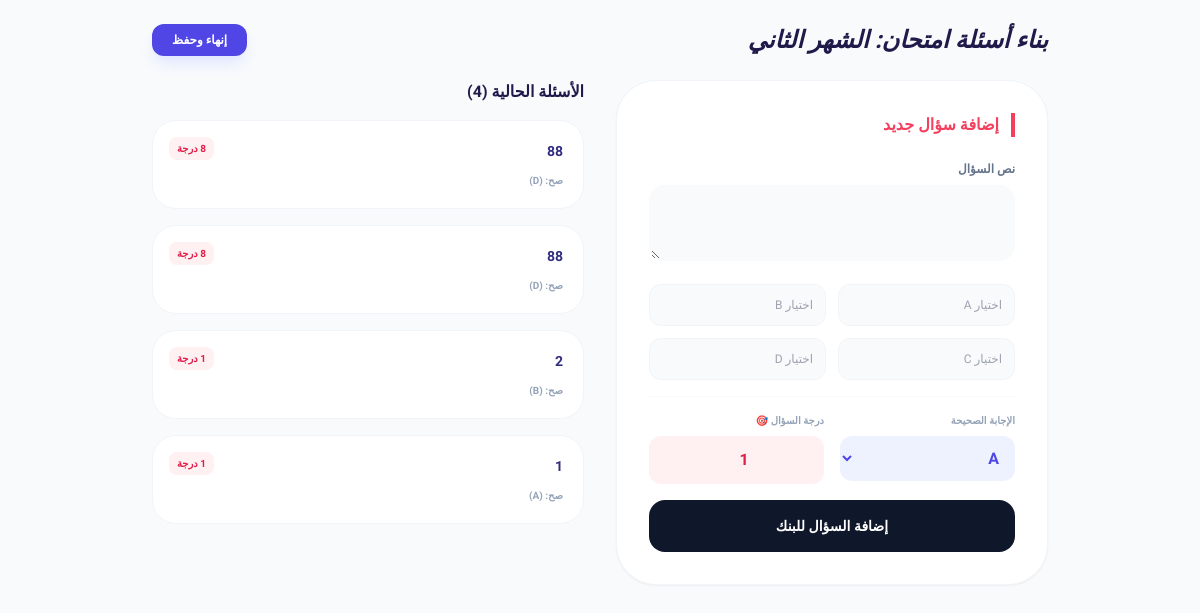
The app's page /dashboard/add_questions.php?exam_id=2 (signed in) with its own data.
### tables this page shows
CREATE TABLE `exams` (
  `id` int(11) NOT NULL,
  `course_id` int(11) DEFAULT NULL,
  `exam_title` varchar(255) DEFAULT NULL,
  `exam_date` datetime DEFAULT NULL,
  `duration_minutes` int(11) DEFAULT NULL,
  `attempts_count` int(11) DEFAULT 1,
  `start_time` datetime DEFAULT NULL,
  `end_time` datetime DEFAULT NULL
);

CREATE TABLE `questions` (
  `id` int(11) NOT NULL,
  `exam_id` int(11) DEFAULT NULL,
  `question_text` text DEFAULT NULL,
  `option_a` varchar(255) DEFAULT NULL,
  `option_b` varchar(255) DEFAULT NULL,
  `option_c` varchar(255) DEFAULT NULL,
  `option_d` varchar(255) DEFAULT NULL,
  `correct_option` char(1) DEFAULT NULL,
  `question_mark` int(11) DEFAULT 1
);

### dashboard/add_questions.php (the view, shortened to what this page needs)
<?php
require_once '../config/db.php';
$exam_id = $_GET['exam_id'] ?? null;
$exam_stmt = $pdo->prepare("SELECT * FROM exams WHERE id = ?");
$exam_stmt->execute([$exam_id]);
$exam = $exam_stmt->fetch();
$current_questions = $pdo->prepare("SELECT * FROM questions WHERE exam_id = ? ORDER BY id DESC");
$current_questions->execute([$exam_id]);
?>
<!DOCTYPE html>
<html lang="ar" dir="rtl">
<head>
    <script src="https://cdn.tailwindcss.com"></script>
</head>
<body class="bg-slate-50 p-6">
<div class="max-w-4xl mx-auto">
    <div class="flex justify-between items-center mb-6">
        <h2 class="text-2xl font-black text-indigo-950 italic">بناء أسئلة امتحان: <?= htmlspecialchars($exam['exam_title']) ?></h2>
        <a href="manage_content.php?id=<?= $exam['course_id'] ?>" class="bg-indigo-600 text-white px-5 py-2 rounded-xl text-xs font-black shadow-lg shadow-indigo-100">إنهاء وحفظ</a>
    </div>
    <div class="grid grid-cols-1 lg:grid-cols-2 gap-8">
        <div class="bg-white p-8 rounded-[2.5rem] shadow-sm border border-slate-100 h-fit">
            <h3 class="font-black text-rose-500 mb-6 border-r-4 border-rose-500 pr-3">إضافة سؤال جديد</h3>
            <form method="POST" class="space-y-4">
                <div>
                    <label class="block text-xs font-black text-slate-500 mb-2">نص السؤال</label>
                    <textarea name="question_text" required rows="2" class="w-full p-4 bg-slate-50 rounded-2xl border-2 border-transparent focus:border-indigo-600 outline-none transition-all text-sm font-bold"></textarea>
                </div>
                <div class="grid grid-cols-2 gap-3">
                    <input type="text" name="option_a" required placeholder="اختيار A" class="p-3 bg-slate-50 rounded-xl border border-slate-100 outline-none text-xs">
                    <input type="text" name="option_b" required placeholder="اختيار B" class="p-3 bg-slate-50 rounded-xl border border-slate-100 outline-none text-xs">
                    <input type="text" name="option_c" required placeholder="اختيار C" class="p-3 bg-slate-50 rounded-xl border border-slate-100 outline-none text-xs">
                    <input type="text" name="option_d" required placeholder="اختيار D" class="p-3 bg-slate-50 rounded-xl border border-slate-100 outline-none text-xs">
                </div>
                <div class="grid grid-cols-2 gap-4 pt-4 border-t border-slate-50">
                    <div>
                        <label class="block text-[10px] font-black text-slate-400 mb-2">الإجابة الصحيحة</label>
                        <select name="correct_option" class="w-full p-3 bg-indigo-50 rounded-xl font-black text-indigo-600 outline-none border-none">
                            <option value="A">A</option>
                        </select>
                    </div>
                    <div>
                        <label class="block text-[10px] font-black text-slate-400 mb-2">درجة السؤال 🎯</label>
                        <input type="number" name="question_mark" value="1" min="1" class="w-full p-3 bg-rose-50 rounded-xl font-black text-rose-600 outline-none text-center">
                    </div>
                </div>
                <button type="submit" class="w-full bg-slate-900 text-white p-4 rounded-2xl font-black text-sm mt-4 hover:bg-indigo-600 transition-all">إضافة السؤال للبنك</button>
            </form>
        </div>
        <div class="space-y-4">
            <h3 class="font-black text-indigo-950 mb-2">الأسئلة الحالية (<?= $current_questions->rowCount() ?>)</h3>
            <?php while($q = $current_questions->fetch()): ?>
                <div class="bg-white p-5 rounded-3xl border border-slate-100 relative">
                    <span class="absolute left-4 top-4 bg-rose-50 text-rose-600 px-2 py-1 rounded-lg text-[10px] font-black"><?= $q['question_mark'] ?> درجة</span>
                    <p class="font-bold text-sm text-indigo-900 ml-12"><?= htmlspecialchars($q['question_text']) ?></p>
                    <div class="mt-3 flex gap-2 flex-wrap">
                        <span class="text-[10px] font-bold text-slate-400">صح: (<?= $q['correct_option'] ?>)</span>
                    </div>
                </div>
            <?php endwhile; ?>
        </div>
    </div>
</div>
</body>
</html>

### dashboard/add_questions.php (style rules this page uses)
body { font-family: 'Almarai', sans-serif; }

### records on screen
exams: exam_title "الشهر الثاني"
questions: question_mark "8", question_text "88", correct_option "D"
questions: question_mark "8", question_text "88", correct_option "D"
questions: question_mark "1", question_text "2", correct_option "B"
questions: question_mark "1", question_text "1", correct_option "A"

### other values on screen
$current_questions->rowCount() "4"
